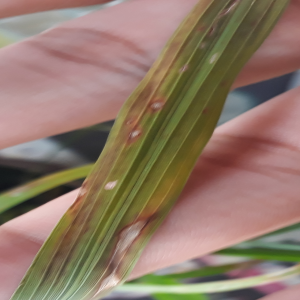
#> input picture apps/api/tests/fixtures/rice_leaf.jpg, 300 x 300 px
$ python -i preprocess.py   (imports and definitions only)
#> lines starting #> are read from the running program, lines starting #| are printed output that depends on the picture
#> further down, picture is the input picture: PIL image 300x300 RGB; mean R, G, B 143.4, 120.5, 103.3
"""Shared rice-leaf tensor recipe for training and ONNX serving.

Must match torchvision Resize(shorter-side=256) + CenterCrop(224) + ImageNet
normalize. Serving stays Pillow/numpy so the API does not import torch.
"""
from __future__ import annotations

from typing import Any

import numpy as np
from PIL import Image

INPUT_SIZE = 224
RESIZE_SHORT = 256
IMAGENET_MEAN = np.asarray([0.485, 0.456, 0.406], dtype="float32")
IMAGENET_STD = np.asarray([0.229, 0.224, 0.225], dtype="float32")


def resize_shorter_side(image: Image.Image, size: int = RESIZE_SHORT) -> Image.Image:
#> called with size = 256
    width, height = image.size
#> width = 300; height = 300
    if width == 0 or height == 0:
        return image.resize((size, size), Image.BILINEAR)
    if width < height:
        new_w, new_h = size, max(1, int(round(height * size / width)))
    else:
        new_h, new_w = size, max(1, int(round(width * size / height)))
#> new_h = 256; new_w = 256
    return image.resize((new_w, new_h), Image.BILINEAR)


def center_crop(image: Image.Image, size: int = INPUT_SIZE) -> Image.Image:
#> called with size = 224
    width, height = image.size
#> width = 256; height = 256
    left = max(0, (width - size) // 2)
#> left = 16
    top = max(0, (height - size) // 2)
#> top = 16
    cropped = image.crop((left, top, left + size, top + size))
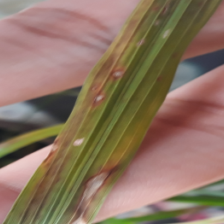
#> cropped: PIL image 224x224 RGB; mean R, G, B 140.5, 116.6, 97.6
    if cropped.size != (size, size):
        return cropped.resize((size, size), Image.BILINEAR)
    return cropped


def pil_to_nchw(image: Image.Image) -> Any:
    """RGB PIL image -> float32 NCHW batch of 1, ImageNet-normalized."""
    image = center_crop(resize_shorter_side(image.convert("RGB")))
    arr = np.asarray(image).astype("float32") / 255.0
    arr = (arr - IMAGENET_MEAN) / IMAGENET_STD
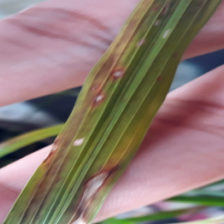
#> arr: shape (224, 224, 3) float32; mean R, G, B 0.289, 0.00521, -0.104; drawn with min black and max white
    return np.transpose(arr, (2, 0, 1))[None, :, :, :]

>>> from PIL import Image
>>> picture = Image.open('../../tests/fixtures/rice_leaf.jpg')
>>> result = pil_to_nchw(picture)
